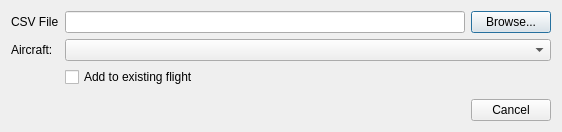
<?xml version="1.0" encoding="UTF-8"?>
<ui version="4.0">
 <class>CSVImportDialog</class>
 <widget class="QDialog" name="CSVImportDialog">
  <property name="geometry">
   <rect>
    <x>0</x>
    <y>0</y>
    <width>552</width>
    <height>130</height>
   </rect>
  </property>
  <property name="windowTitle">
   <string>CSV Import</string>
  </property>
  <layout class="QFormLayout" name="formLayout">
   <item row="0" column="0">
    <widget class="QLabel" name="label_2">
     <property name="text">
      <string>CSV File</string>
     </property>
    </widget>
   </item>
   <item row="0" column="1">
    <layout class="QHBoxLayout" name="horizontalLayout">
     <item>
      <widget class="QLineEdit" name="filePathLineEdit">
       <property name="minimumSize">
        <size>
         <width>400</width>
         <height>0</height>
        </size>
       </property>
      </widget>
     </item>
     <item>
      <widget class="QPushButton" name="fileSelectionPushButton">
       <property name="text">
        <string>Browse...</string>
       </property>
      </widget>
     </item>
    </layout>
   </item>
   <item row="1" column="0">
    <widget class="QLabel" name="label">
     <property name="text">
      <string>Aircraft:</string>
     </property>
    </widget>
   </item>
   <item row="1" column="1">
    <widget class="AircraftSelectionComboBox" name="aircraftSelectionComboBox"/>
   </item>
   <item row="2" column="1">
    <widget class="QCheckBox" name="addToFlightCheckBox">
     <property name="text">
      <string>Add to existing flight</string>
     </property>
    </widget>
   </item>
   <item row="3" column="1">
    <spacer name="verticalSpacer">
     <property name="orientation">
      <enum>Qt::Vertical</enum>
     </property>
     <property name="sizeHint" stdset="0">
      <size>
       <width>0</width>
       <height>0</height>
      </size>
     </property>
    </spacer>
   </item>
   <item row="4" column="0" colspan="2">
    <widget class="QDialogButtonBox" name="buttonBox">
     <property name="orientation">
      <enum>Qt::Horizontal</enum>
     </property>
     <property name="standardButtons">
      <set>QDialogButtonBox::Cancel</set>
     </property>
    </widget>
   </item>
  </layout>
 </widget>
 <customwidgets>
  <customwidget>
   <class>AircraftSelectionComboBox</class>
   <extends>QComboBox</extends>
   <header location="global">AircraftSelectionComboBox.h</header>
  </customwidget>
 </customwidgets>
 <resources/>
 <connections>
  <connection>
   <sender>buttonBox</sender>
   <signal>accepted()</signal>
   <receiver>CSVImportDialog</receiver>
   <slot>accept()</slot>
   <hints>
    <hint type="sourcelabel">
     <x>248</x>
     <y>254</y>
    </hint>
    <hint type="destinationlabel">
     <x>157</x>
     <y>274</y>
    </hint>
   </hints>
  </connection>
  <connection>
   <sender>buttonBox</sender>
   <signal>rejected()</signal>
   <receiver>CSVImportDialog</receiver>
   <slot>reject()</slot>
   <hints>
    <hint type="sourcelabel">
     <x>316</x>
     <y>260</y>
    </hint>
    <hint type="destinationlabel">
     <x>286</x>
     <y>274</y>
    </hint>
   </hints>
  </connection>
 </connections>
</ui>
